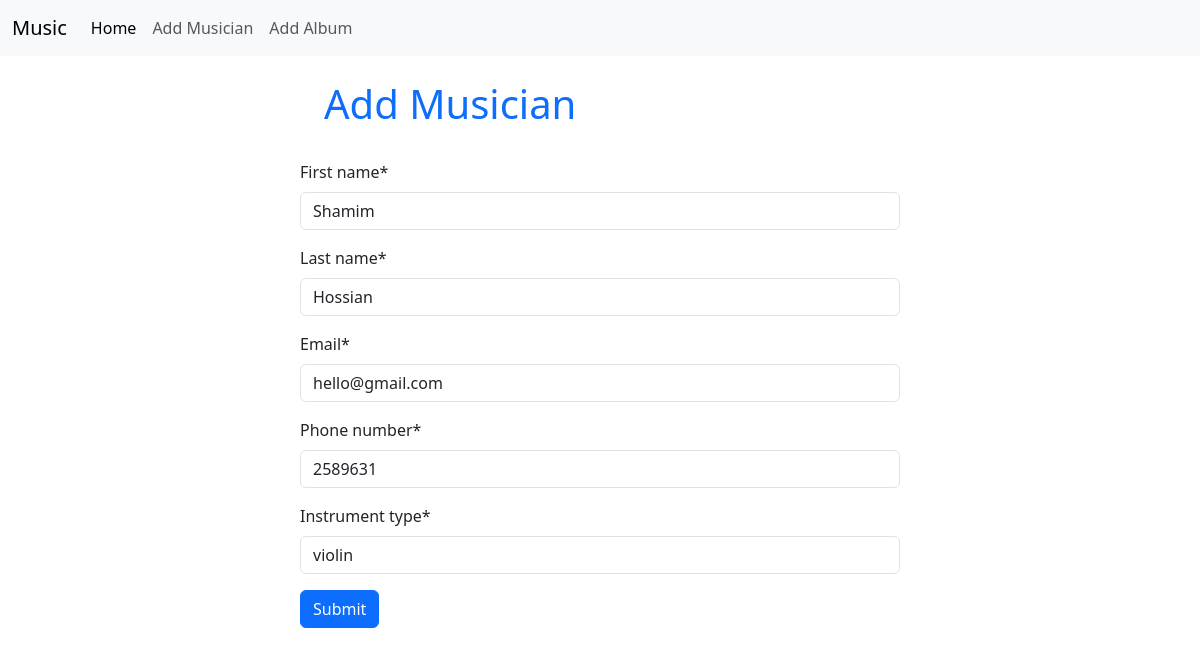
Screenshot of /edit_musician/5 with the database file from the repository.
### musicians/models.py (models this page shows, shortened)
class Musicians_Model(models.Model):
    first_name = models.CharField(max_length=100)
    last_name = models.CharField(max_length=100)
    email = models.EmailField()
    phone_number= models.IntegerField()
    instrument_type = models.CharField(max_length=100)

### musicians/views.py (the view)
# urls.py: path('edit_musician/<int:id>',views.edit_musician,name='edit_musician'),
def edit_musician(request,id):
    musician = models.Musicians_Model.objects.get(pk=id)
    form = forms.Musician(instance=musician)
    if request.method=='POST':
       form = forms.Musician(request.POST,instance=musician)
       if form.is_valid():
         form.save()
         return redirect('home')
    return render(request,'musician.html',{'form':form})

### musicians/forms.py
class Musician(forms.ModelForm):
    class Meta:
        model = models.Musicians_Model
        fields='__all__'

### musicians/templates/musician.html (shortened to what this page needs)
{% extends 'base.html' %}
{% load crispy_forms_tags %}
{% block content %}
   <form method="post" style="width: 50%; margin: auto;">
      <h1 class="text-primary p-4">Add Musician</h1>
      {{form | crispy}}
      <button type="submit" class="btn btn-primary">Submit</button>
   </form>
{% endblock %}

### rows the page displays
Musicians_Model: first_name "Shamim", last_name "Hossian", email "hello@gmail.com", phone_number "2589631", instrument_type "violin"
